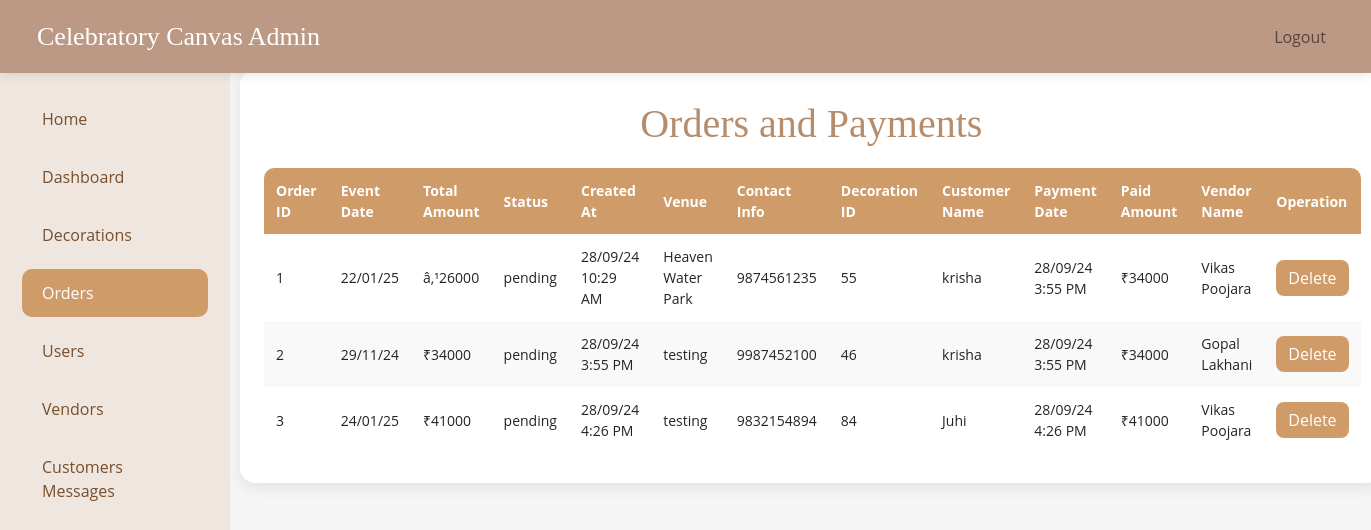
Page /orders.php (signed in) on the committed database.
### tables this page shows
CREATE TABLE `orders` (
  `order_id` int(250) NOT NULL,
  `decoration_id` int(250) NOT NULL,
  `c_id` int(250) NOT NULL,
  `event_date` date NOT NULL,
  `total_amount` varchar(250) NOT NULL,
  `status` varchar(250) NOT NULL,
  `created_at` timestamp NOT NULL DEFAULT current_timestamp(),
  `venue` varchar(255) NOT NULL,
  `contact_info` varchar(255) NOT NULL,
  `vendor_commission` decimal(10,0) DEFAULT NULL
);

CREATE TABLE `decorations` (
  `decoration_id` int(250) NOT NULL,
  `vendor_id` int(250) NOT NULL,
  `decoration_name` varchar(250) NOT NULL,
  `img_path` varchar(250) NOT NULL,
  `decoration_description` varchar(250) NOT NULL,
  `decoration_price` decimal(10,0) DEFAULT NULL,
  `category` varchar(250) NOT NULL
);

### orders.php (the view, shortened to what this page needs)
<?php
include('conn.php');
?>
<!DOCTYPE html>
<html lang="en">
<head>
    <link rel="stylesheet" href="css/bootstrap.min.css">
    <link rel="stylesheet" href="admin.css">
</head>
<body>
    <header class="navbar navbar-expand-lg navbar-light fixed-top">
        <div class="container-fluid">
            <a class="navbar-brand" href="admin-panel.php">Celebratory Canvas Admin</a>
            <div class="collapse navbar-collapse" id="navbarNav">
                <ul class="navbar-nav ms-auto">
                    <li class="nav-item">
                        <a class="nav-link" href="admin-logout.php">Logout</a>
                    </li>
                </ul>
            </div>
        </div>
    </header>
    <div class="container-fluid">
        <div class="row">
            <nav class="col-md-2 d-none d-md-block sidebar">
                <div class="sidebar-sticky">
                    <ul class="nav flex-column">
                        <li class="nav-item">
                            <a class="nav-link" href="admin-panel.php">Home</a>
                        </li>
                        <li class="nav-item">
                            <a class="nav-link" href="dashboard.php">Dashboard</a>
                        </li>
                        <li class="nav-item">
                            <a class="nav-link" href="decorations.php">Decorations</a>
                        </li>
                        <li class="nav-item">
                            <a class="nav-link active" href="orders.php">Orders</a>
                        </li>
                        <li class="nav-item">
                            <a class="nav-link" href="users.php">Users</a>
                        </li>
                        <li class="nav-item">
                            <a class="nav-link" href="vendors.php">Vendors</a>
                        </li>
                        <li class="nav-item">
                            <a class="nav-link" href="contact_us.php">Customers Messages</a>
                        </li>
                    </ul>
                </div>
            </nav>
            <main role="main" class="col-md-9 ml-sm-auto col-lg-10 px-md-4 admin-panel">
                <?php
                $query = "SELECT
                orders.order_id,
                orders.event_date,
                orders.total_amount,
                orders.status,
                orders.created_at,
                orders.venue,
                orders.contact_info,
                decorations.decoration_id,
                MAX(payment.c_name) AS c_name,
                MAX(payment.payment_date) AS payment_date,
                MAX(payment.paid_amount) AS paid_amount,
                decorations.vendor_id,
                MAX(vendors.vendor_name) AS vendor_name
            FROM orders
            LEFT JOIN payment ON orders.c_id = payment.c_id
            LEFT JOIN decorations ON orders.decoration_id = decorations.decoration_id
            LEFT JOIN vendors ON decorations.vendor_id = vendors.vendor_id
            GROUP BY orders.order_id, decorations.decoration_id";
                $data = mysqli_query($conn, $query);
                $total = mysqli_num_rows($data);
                if ($total != 0) {
                ?>
                    <div class="text-center">
                        <h1>Orders and Payments</h1>
                    </div>
                    <table>
                        <thead>
                            <tr>
                                <th>Order ID</th>
                                <th>Event Date</th>
                                <th>Total Amount</th>
                                <th>Status</th>
                                <th>Created At</th>
                                <th>Venue</th>
                                <th>Contact Info</th>
                                <th>Decoration ID</th>
                                <th>Customer Name</th>
                                <th>Payment Date</th>
                                <th>Paid Amount</th>
                                <th>Vendor Name</th>
                                <th>Operation</th>
                            </tr>
                        </thead>
                        <tbody>
                            <?php
                            while ($result = mysqli_fetch_assoc($data)) {
                                $event_date = date("d/m/y", strtotime($result['event_date']));
                                $created_at = date("d/m/y g:i A", strtotime($result['created_at']));
                                $payment_date = date("d/m/y g:i A", strtotime($result['payment_date']));
                                echo "<tr>
                                    <td>" . $result['order_id'] . "</td>
                                    <td>" . $event_date . "</td>
                                    <td>" . $result['total_amount'] . "</td>
                                    <td>" . $result['status'] . "</td>
                                    <td>" . $created_at . "</td>
                                    <td>" . $result['venue'] . "</td>
                                    <td>" . $result['contact_info'] . "</td>
                                    <td>" . $result['decoration_id'] . "</td>
                                    <td>" . $result['c_name'] . "</td>
                                    <td>" . $payment_date . "</td>
                                    <td>" . $result['paid_amount'] . "</td>
                                    <td>" . $result['vendor_name'] . "</td>
                                    <td><a href='orders.php?delete_id=" . $result['order_id'] . "' class='btn button update-btn' onclick='return confirm(\"Are you sure you want to delete this order?\")'>Delete</a></td>
                                </tr>";
                            }
                            ?>
                        </tbody>
                    </table>
                <?php
                } else {
                    echo "<p>No records found!</p>";
                }
                ?>
            </main>
        </div>
    </div>
</body>
</html>

### admin.css (style rules this page uses)
body { font-family: "Open Sans", sans-serif; background-color: #f5f5f5; margin: 0; padding-top: 70px; }
.navbar { background-color: #bc9984; padding: 12px 25px; box-shadow: 0 2px 10px rgba(0, 0, 0, 0.1); }
.navbar-brand { color: #fff; font-size: 26px; font-family: "Dancing Script"; }
.sidebar { width: 230px; background: #efe7df; height: 100vh; position: fixed; top: 70px; left: 0; padding-top: 20px; }
.sidebar .nav-link { color: #784e2c; font-size: 16px; padding: 12px 20px; margin: 5px 10px; border-radius: 10px; transition: 0.3s; }
.sidebar .nav-link.active { background: #cf9b69; color: white; }
.admin-panel { margin-left: 240px; padding: 30px; }
main { background: white; border-radius: 15px; padding: 30px; box-shadow: 0 5px 15px rgba(0, 0, 0, 0.08); }
h1, h2 { color: #b58d6d; font-family: "Dancing Script"; }
table { width: 100%; border-collapse: collapse; margin-top: 20px; border-radius: 10px; overflow: hidden; }
th { background: #cf9b69; color: white; padding: 12px; font-size: 14px; }
td { padding: 12px; font-size: 14px; }
tr:nth-child(even) { background: #f9f9f9; }
.button, .btn-submit { background: #cf9b69; border: none; padding: 6px 12px; border-radius: 8px; color: white; transition: 0.3s; }

### rows in the picture
orders: order_id "1", event_date "22/01/25", total_amount "â‚¹26000", status "pending", created_at "28/09/24 10:29 AM", venue "Heaven Water Park", contact_info "9874561235", decoration.decoration_id "55", c_name "krisha", payment_date "28/09/24 3:55 PM", paid_amount "₹34000", vendor_name "Vikas Poojara"
orders: order_id "2", event_date "29/11/24", total_amount "₹34000", status "pending", created_at "28/09/24 3:55 PM", venue "testing", contact_info "9987452100", decoration.decoration_id "46", c_name "krisha", payment_date "28/09/24 3:55 PM", paid_amount "₹34000", vendor_name "Gopal Lakhani"
orders: order_id "3", event_date "24/01/25", total_amount "₹41000", status "pending", created_at "28/09/24 4:26 PM", venue "testing", contact_info "9832154894", decoration.decoration_id "84", c_name "Juhi", payment_date "28/09/24 4:26 PM", paid_amount "₹41000", vendor_name "Vikas Poojara"
